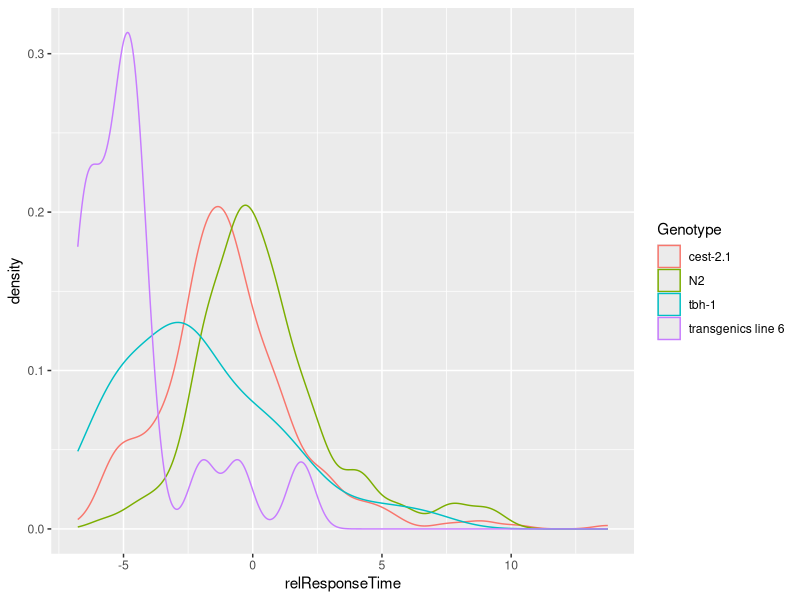

R code for this plot:
library(tidyverse)
data <- read_csv('octanol_30pct_avoidance_ALLDATA.csv')

N2means <- data %>%
  filter(Genotype == "N2") %>%
  group_by(Date) %>%
  summarise(mean_N2 = median(Response.time, na.rm = TRUE))

full_join(data, N2means) %>%
  mutate(relResponseTime = Response.time - mean_N2) %>%
  ggplot(aes(colour = Genotype, x = relResponseTime)) +
  geom_density()
